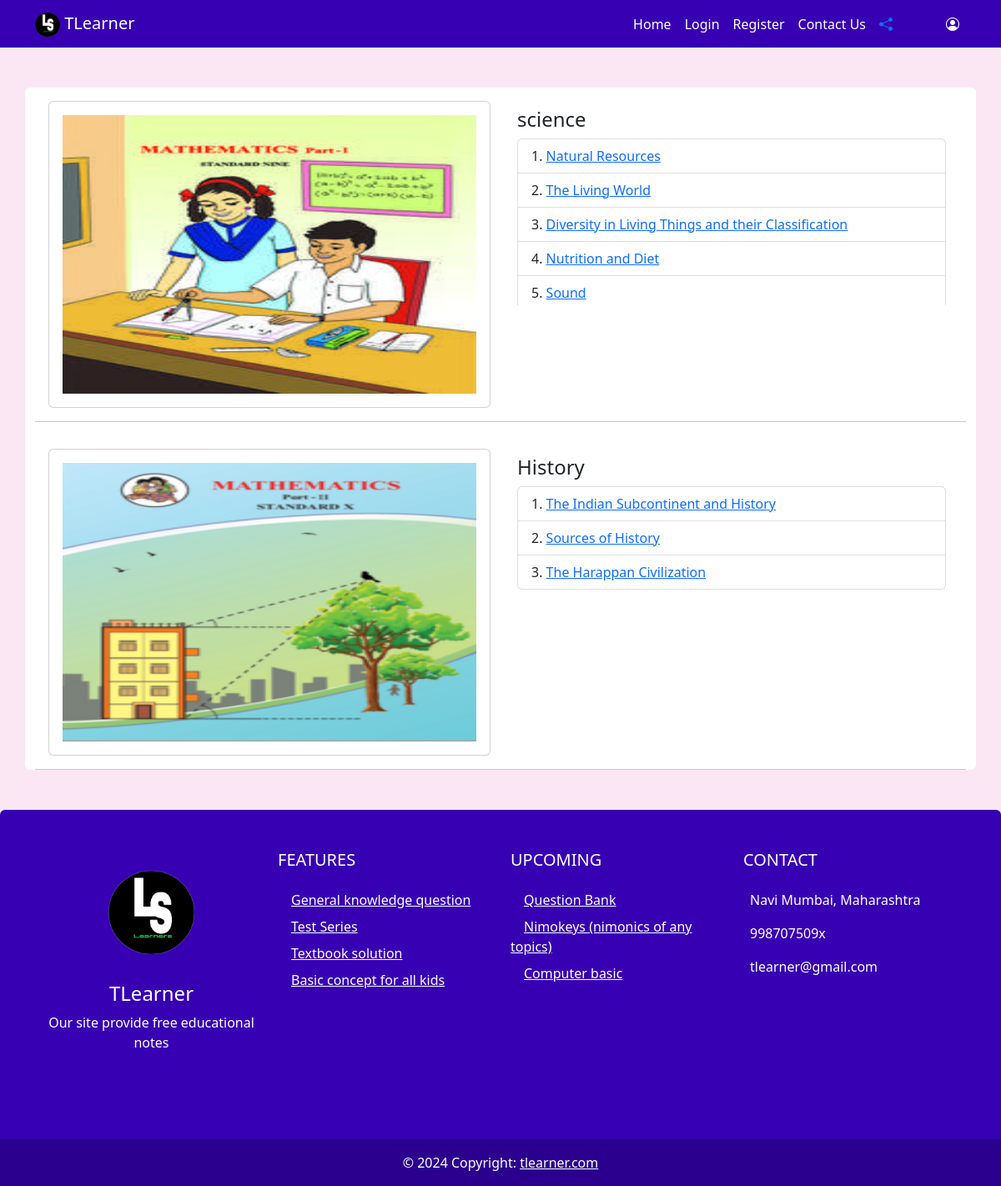
The app's page /view_books.php with its own data.
### tables this page shows
CREATE TABLE `books_data` (
  `id` int(20) NOT NULL,
  `b_standard` varchar(30) NOT NULL,
  `b_subject` varchar(100) NOT NULL,
  `b_chapter` text NOT NULL,
  `b_image` varchar(100) NOT NULL
);

### view_books.php (the view, shortened to what this page needs)
<!doctype html>
<html lang="en">
<head>
    <link href="https://cdn.jsdelivr.net/npm/bootstrap@5.2.1/dist/css/bootstrap.min.css" rel="stylesheet"
>
    <link rel="stylesheet" href="https://cdn.jsdelivr.net/npm/bootstrap-icons@1.11.1/font/bootstrap-icons.css">
    <link rel="stylesheet" href="style.css">
</head>
<body>
    <header>
        <?php
    include('header.php');
    ?>
    </header>
    <div class="m-1">
        <div class="container rounded-2 " style="background-color: white;">
            <?php
         $std='8th';
        include('config.php');
        $sql="SELECT * FROM `books_data` WHERE `b_standard`='$std';";
        $result=mysqli_query($conn,$sql);
        while ($rows=mysqli_fetch_assoc($result)) {
            echo "<div class='row m-lg-1 pt-3'>
            <div class='col-md-6'>
                <div class='card p-lg-2'>
                    <img class='img p-lg-2' src='./books_images/{$rows['b_image']}' height='350px' alt='Title' />
                </div>
            </div>
            <div class='col-md-6'>
                <div class='card ' style='border: 0px;'>
                    <div class='card-body p-lg-2 '>
                        <h4 class='card-title'>{$rows['b_subject']}</h4>
                        <div class='overflow-auto' style='max-height: 200px;'>
                            <ul class='list-group list-group-numbered'>
                                {$rows['b_chapter']}
                            </ul>
                        </div>
                    </div>
                </div>
            </div>
        </div>
        <hr>
            ";
        }
        ?>
        </div>
    </div>
    <?php
    include('footer.php');
    ?>
</body>
</html>

### header.php (shortened to what this page needs)
<link rel="stylesheet" href="https://cdn.jsdelivr.net/npm/bootstrap-icons@1.11.1/font/bootstrap-icons.css">
<nav class="navbar navbar-expand-sm mb-5 " style="background-color: #3700B3 ; color:white !important; ">
    <div class="container">
        <a class="navbar-brand text-center" href="#">
            <img src="image/logo.png" class="img-fluid rounded-top " height="30px" width="30px" alt="">
            TLearner
        </a>
        <div class="collapse navbar-collapse  " id="collapsibleNavId">
            <ul class="navbar-nav ms-auto mt-2 mt-lg-0 ">
                <li class="nav-item  ">
                    <a class="nav-link active" href="index.php" aria-current="page">Home </a>
                </li>
                <li class="nav-item">
                    <a class="nav-link" href="#">Login</a>
                </li>
                <li class="nav-item">
                    <a class="nav-link" href="#">Register</a>
                </li>
                <li class="nav-item">
                    <a class="nav-link" href="#contactus">Contact Us</a>
                </li>
                <li class="nav-item">
                    <a class="nav-link" href="#">
                        <i class="bi bi-share-fill text-primary"></i>
                    </a>
                </li>
                <li class="nav-item ms-5">
                    <a class="nav-link" href="#">
                        <i class="bi bi-person-circle"></i>
                    </a>
                </li>
            </ul>
        </div>
    </div>
</nav>

### footer.php (shortened to what this page needs)
<footer class=" rounded-top text-center text-lg-start text-white mt-5" style="background-color: #3700B3 ;" id="contactus">
  <div class="container p-4">
    <div class="row my-4">
      <div class="col-lg-3 col-md-6 mb-4 mb-md-0">
        <div class="rounded-circle  d-flex align-items-center justify-content-center mb-2 mx-auto"
          style="width: 150px; height: 150px;">
          <img src="image/logo.png" height="100" alt="" loading="lazy" />
        </div>
        <h4 class="h4 text-center">TLearner</h4>
        <p class="text-center">Our site provide free educational notes</p>
        <ul class="list-unstyled d-flex flex-row justify-content-center">
          <li>
            <a class="text-white px-2" href="#!">
            </a>
          </li>
          <li>
            <a class="text-white px-2" href="#!">
            </a>
          </li>
          <li>
            <a class="text-white ps-2" href="#!">
            </a>
          </li>
        </ul>
      </div>
      <div class="col-lg-3 col-md-6 mb-4 mb-md-0">
        <h5 class="text-uppercase mb-4">Features</h5>
        <ul class="list-unstyled">
          <li class="mb-2">
            <a href="#!" class="text-white"><i class="fas fa-paw pe-3"></i>General knowledge question </a>
          </li>
          <li class="mb-2">
            <a href="#!" class="text-white"><i class="fas fa-paw pe-3"></i>Test Series</a>
          </li>
          <li class="mb-2">
            <a href="#!" class="text-white"><i class="fas fa-paw pe-3"></i>Textbook solution</a>
          </li>
          <li class="mb-2">
            <a href="#!" class="text-white"><i class="fas fa-paw pe-3"></i>Basic concept for all kids</a>
          </li>
        </ul>
      </div>
      <div class="col-lg-3 col-md-6 mb-4 mb-md-0">
        <h5 class="text-uppercase mb-4">upcoming</h5>
        <ul class="list-unstyled">
          <li class="mb-2">
            <a href="#!" class="text-white"><i class="fas fa-paw pe-3"></i>Question Bank</a>
          </li>
          <li class="mb-2">
            <a href="#!" class="text-white"><i class="fas fa-paw pe-3"></i>Nimokeys (nimonics of any topics)</a>
          </li>
          <li class="mb-2">
            <a href="#!" class="text-white"><i class="fas fa-paw pe-3"></i>Computer basic</a>
          </li>
        </ul>
      </div>
      <div class="col-lg-3 col-md-6 mb-4 mb-md-0">
        <h5 class="text-uppercase mb-4">Contact</h5>
        <ul class="list-unstyled">
          <li>
            <p><i class="fas fa-map-marker-alt pe-2"></i>Navi Mumbai, Maharashtra</p>
          </li>
          <li>
            <p><i class="fas fa-phone pe-2"></i>998707509x</p>
          </li>
          <li>
            <p><i class="fas fa-envelope pe-2 mb-0"></i>tlearner@gmail.com</p>
          </li>
        </ul>
      </div>
    </div>
  </div>
  <div class="text-center p-3" style="background-color: rgba(0, 0, 0, 0.2)">
    © 2024 Copyright:
    <a class="text-white" href="#">tlearner.com</a>
  </div>
</footer>

### style.css (style rules this page uses)
body { background-color: #FAE7F3; }

### header.php (style rules this page uses)
.navbar, .navbar a, .offcanvas, .offcanvas a { color: white !important; }

### records on screen
books_data: b_image (picture), b_subject "science", b_chapter "Natural Resources The Living World Diversity in Living Things and their Classification Nutrition and Diet Sound"
books_data: b_image (picture), b_subject "History", b_chapter "The Indian Subcontinent and History Sources of History The Harappan Civilization"
